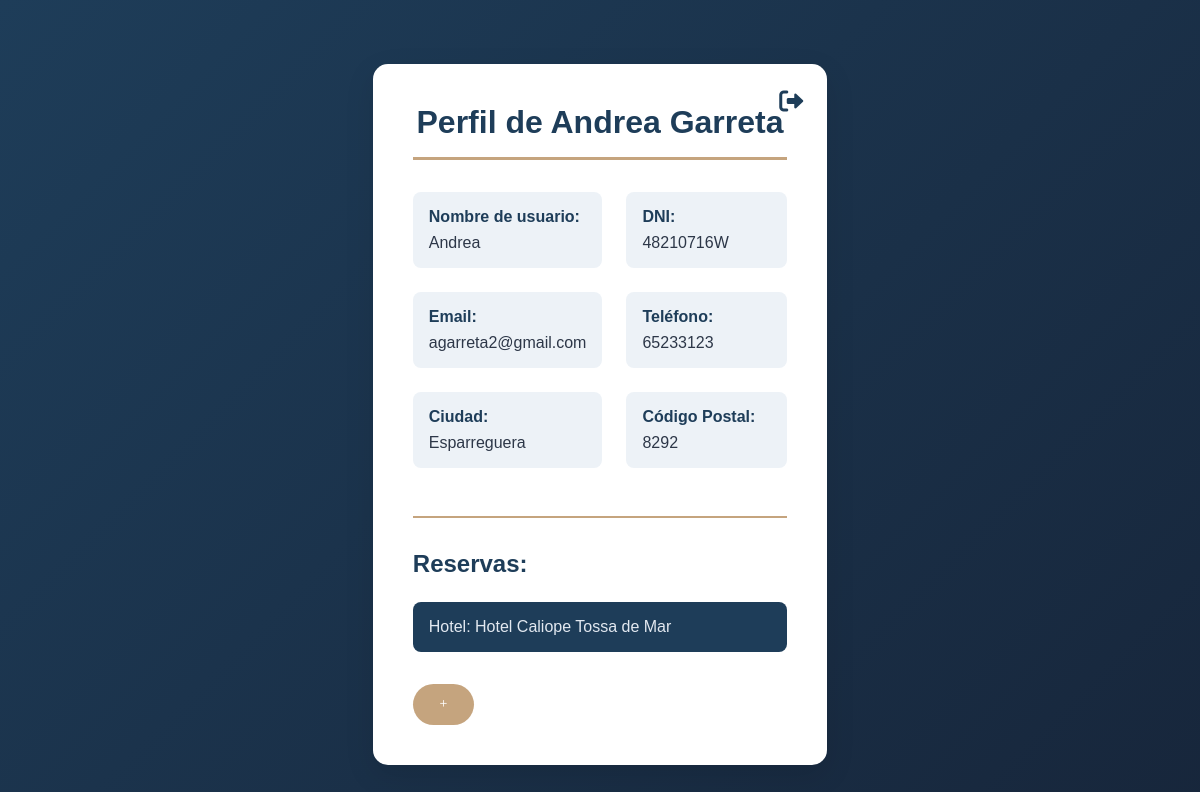
Page /vista/Clientes/perfil.php (signed in) on the committed database.
### tables this page shows
CREATE TABLE `Clients` (
  `Id_Client` int NOT NULL AUTO_INCREMENT,
  `Nom` char(15) DEFAULT NULL,
  `Cognom` varchar(45) DEFAULT NULL,
  `DNI` char(9) DEFAULT NULL,
  `CorreuElectronic` varchar(255) DEFAULT NULL,
  `Telefon` int DEFAULT NULL,
  `Usuari` char(20) DEFAULT NULL,
  `Password` char(255) DEFAULT NULL,
  `Id_Pais` int DEFAULT NULL,
  `Ciudad` varchar(45) DEFAULT NULL,
  `CodigoPostal` int DEFAULT NULL,
  `Id_Pago` int DEFAULT NULL,
  PRIMARY KEY (`Id_Client`),
  UNIQUE KEY `Usuari_UNIQUE` (`Usuari`),
  UNIQUE KEY `DNI_UNIQUE` (`DNI`),
  KEY `paisclient_idx` (`Id_Pais`),
  KEY `pagoClient_idx` (`Id_Pago`),
  CONSTRAINT `pagoClient` FOREIGN KEY (`Id_Pago`) REFERENCES `Pago` (`Id_Pago`),
  CONSTRAINT `paisclient` FOREIGN KEY (`Id_Pais`) REFERENCES `Pais` (`Id_Pais`)
);

CREATE TABLE `Reservas` (
  `Id_Reserva` int NOT NULL AUTO_INCREMENT,
  `Id_Cliente` int DEFAULT NULL,
  `Id_Habitacion` int DEFAULT NULL,
  `Id_Hotel` int DEFAULT NULL,
  `Id_Servicio` int DEFAULT NULL,
  `Id_Tarifa` int DEFAULT NULL,
  `Precio_Habitacion` decimal(10,0) DEFAULT NULL,
  `Precio_Actividad` decimal(10,0) DEFAULT NULL,
  `Precio_Tarifa` decimal(10,0) DEFAULT NULL,
  `Precio_Servicio` decimal(10,0) DEFAULT NULL,
  `Precio_Total` decimal(10,0) DEFAULT NULL,
  `Checkin` date NOT NULL,
  `Checkout` date NOT NULL,
  `Numero_Personas` int NOT NULL DEFAULT '1',
  `Id_Pais` varchar(45) DEFAULT NULL,
  `Estado` enum('Por pagar','Pagado','Cancelado') DEFAULT NULL,
  `FechaCancelacion` datetime DEFAULT NULL,
  `EstadoLlegada` enum('Llego','No llego') DEFAULT 'No llego',
  PRIMARY KEY (`Id_Reserva`),
  KEY `reservacliente_idx` (`Id_Cliente`),
  KEY `reservahabitacion_idx` (`Id_Habitacion`),
  KEY `reservahotel_idx` (`Id_Hotel`),
  KEY `reservaclient_idx` (`Id_Cliente`),
  KEY `reservahabita_idx` (`Id_Habitacion`),
  KEY `hotel_idx` (`Id_Hotel`),
  KEY `reservatarifa_idx` (`Id_Tarifa`),
  KEY `hotelreserv_idx` (`Id_Hotel`),
  KEY `client_idx` (`Id_Cliente`),
  KEY `habita_idx` (`Id_Habitacion`),
  KEY `tarifas_idx` (`Id_Tarifa`),
  KEY `precioHab_idx` (`Precio_Habitacion`),
  KEY `servicios_idx` (`Id_Servicio`),
  KEY `precioServ_idx` (`Precio_Servicio`),
  CONSTRAINT `client` FOREIGN KEY (`Id_Cliente`) REFERENCES `Clients` (`Id_Client`) ON DELETE CASCADE,
  CONSTRAINT `fk_habitacion` FOREIGN KEY (`Id_Habitacion`) REFERENCES `Habitaciones` (`Id_Habitaciones`) ON DELETE CASCADE,
  CONSTRAINT `fk_reservas_habitaciones` FOREIGN KEY (`Id_Habitacion`) REFERENCES `Habitaciones` (`Id_Habitaciones`) ON DELETE CASCADE,
  CONSTRAINT `habita` FOREIGN KEY (`Id_Habitacion`) REFERENCES `Habitaciones` (`Id_Habitaciones`) ON DELETE CASCADE,
  CONSTRAINT `hotelreserv` FOREIGN KEY (`Id_Hotel`) REFERENCES `Hotel` (`Id_Hotel`) ON DELETE CASCADE,
  CONSTRAINT `servicios` FOREIGN KEY (`Id_Servicio`) REFERENCES `Servicio` (`Id_Servicio`) ON DELETE CASCADE,
  CONSTRAINT `tarifas` FOREIGN KEY (`Id_Tarifa`) REFERENCES `Tarifa` (`Id_Tarifa`) ON DELETE CASCADE
);

CREATE TABLE `Hotel` (
  `Id_Hotel` int NOT NULL AUTO_INCREMENT,
  `Nombre` char(45) DEFAULT NULL,
  `CorreoElectronico` varchar(255) DEFAULT NULL,
  `Telefono` varchar(20) DEFAULT NULL,
  `Direccion` varchar(255) DEFAULT NULL,
  `CodigoPostal` int DEFAULT NULL,
  `Id_Pais` int DEFAULT NULL,
  `Ciudad` varchar(45) DEFAULT NULL,
  `Estrellas` int DEFAULT NULL,
  `Descripcion` varchar(500) DEFAULT NULL,
  `Imagen` varchar(255) DEFAULT NULL,
  PRIMARY KEY (`Id_Hotel`),
  KEY `paishotel_idx` (`Id_Pais`),
  CONSTRAINT `paishotel` FOREIGN KEY (`Id_Pais`) REFERENCES `Pais` (`Id_Pais`)
);

### modelo/clientesModelo/PerfilModelo.php (called while the page is built, shortened)
<?php
class PerfilModel {
    private $conn;
    public function __construct($db) {
        $this->conn = $db;
    }
    public function getProfile($userId) {
        $sql = "SELECT * FROM Clients WHERE Id_Client = ?";
        if ($stmt = $this->conn->prepare($sql)) {
            $stmt->bind_param("i", $userId);
            $stmt->execute();
            $result = $stmt->get_result();
            if ($user = $result->fetch_assoc()) {
                return $user;
            } else {
                return null;
            }
        }
        return null;
    }
    public function getReservations($clientId) {
        $sql = "
            SELECT r.*, h.Nombre
                FROM Reservas r
                JOIN Hotel h ON r.Id_Hotel = h.Id_Hotel
                WHERE r.Id_Cliente = ? AND (r.Estado != 'Cancelado' OR r.Estado IS NULL)
            ";
        if ($stmt = $this->conn->prepare($sql)) {
            $stmt->bind_param("i", $clientId);
            $stmt->execute();
            $result = $stmt->get_result();
            $reservations = [];
            while ($reservation = $result->fetch_assoc()) {
                $reservations[] = $reservation;
            }
            return $reservations;
        }
        return null;
    }
}
?>

### vista/Clientes/perfil.php (the view, shortened to what this page needs)
<?php
require_once __DIR__ . '/../../modelo/clientesModelo/PerfilModelo.php';
$db = new Database();
$conn = $db->getConnection();
$perfilModel = new PerfilModel($conn);
$userId = $_SESSION['user_id'];
$profile = $perfilModel->getProfile($userId);
$reservations = $perfilModel->getReservations($userId);
?>
<!DOCTYPE html>
<html lang="es">
<head>
    <link rel="stylesheet" href="../../static/css/InicioSesion.css">
    <link rel="stylesheet" href="https://cdn.jsdelivr.net/npm/bootstrap-icons@1.5.0/font/bootstrap-icons.css">
    <link rel="stylesheet" href="https://cdnjs.cloudflare.com/ajax/libs/font-awesome/6.0.0-beta3/css/all.min.css">
</head>
<body>
    <div class="profile-container">
        <a href="../index.php" class="icono-salida" title="Volver atrás">
            <i class="fas fa-sign-out-alt"></i>
        </a>
        <h1 class="profile-title">Perfil de <?php echo htmlspecialchars($profile['Nom']) . " " . htmlspecialchars($profile['Cognom']); ?></h1>
        <div class="profile-info">
            <p><strong>Nombre de usuario:</strong> <span class="profile-detail"><?php echo htmlspecialchars($profile['Usuari']); ?></span></p>
            <p><strong>DNI:</strong> <span class="profile-detail"><?php echo htmlspecialchars($profile['DNI']); ?></span></p>
            <p><strong>Email:</strong> <span class="profile-detail"><?php echo htmlspecialchars($profile['CorreuElectronic']); ?></span></p>
            <p><strong>Teléfono:</strong> <span class="profile-detail"><?php echo htmlspecialchars($profile['Telefon']); ?></span></p>
            <p><strong>Ciudad:</strong> <span class="profile-detail"><?php echo htmlspecialchars($profile['Ciudad']); ?></span></p>
            <p><strong>Código Postal:</strong> <span class="profile-detail"><?php echo htmlspecialchars($profile['CodigoPostal']); ?></span></p>
        </div>
        <div class="reservas-info">
            <h2>Reservas:</h2>
            <div class="reservas-principales">
                <?php
                if (isset($reservations) && !empty($reservations)) {
                    foreach ($reservations as $reservation) {
                        echo "<div class='reservation-button'>";
                        echo "<a href='../info_reserva.php?id=" . urlencode($reservation['Id_Reserva']) . "' class='btn-reserva'>";
                        echo "Hotel: " . htmlspecialchars($reservation['Nombre']);
                        echo "</a>";
                        echo "</div>";
                    }
                }
                ?>
            </div>
            <button id="show-more" class="btn-show btn-show-more">
                <i class="bi bi-plus"></i>
            </button>
        </div>
    </div>
</body>
</html>

### static/css/InicioSesion.css (style rules this page uses)
:root { --primary-blue: #003b5c; --secondary-blue: #005f87; --accent-gold: #c9a66b; --light-gray: #f5f5f5; --medium-gray: #e0e0e0; --dark-gray: #333333; --success-green: #4caf50; --primary-color: #2a3d66; --secondary-color: #5a8ecf; --accent-color: #d3ddff; --text-color: #333; --background-light: #f7f9fc; --transition-smooth: all 0.3s cubic-bezier(0.4, 0, 0.2, 1); --primary-blue: #1e3d59; --secondary-blue: #17263b; --accent-blue: #2c5282; --light-blue: #edf2f7; --gold: #c5a47e; --white: #ffffff; --text-dark: #2d3748; --text-light: #e2e8f0; }
* { margin: 0; padding: 0; box-sizing: border-box; font-family: 'Georgia', serif; }
body { display: flex; justify-content: center; align-items: center; min-height: 100vh; background-color: #F5F5F5; }
:root { --primary-blue: #1e3d59; --secondary-blue: #17263b; --accent-blue: #2c5282; --light-blue: #edf2f7; --gold: #c5a47e; --white: #ffffff; --text-dark: #2d3748; --text-light: #e2e8f0; --transition-smooth: all 0.3s cubic-bezier(0.4, 0, 0.2, 1); }
body { margin: 0; font-family: 'Arial', sans-serif; color: var(--text-dark); background: var(--white); min-height: 100vh; }
:root { --primary-blue: #003b5c; --secondary-blue: #005f87; --accent-gold: #c9a66b; --light-gray: #f5f5f5; --medium-gray: #e0e0e0; --dark-gray: #333333; --success-green: #4caf50; --text-dark: #2d3748; --text-light: #e2e8f0; --white: #ffffff; --light-blue: #edf2f7; --transition-smooth: all 0.3s cubic-bezier(0.4, 0, 0.2, 1); }
* { margin: 0; padding: 0; box-sizing: border-box; font-family: 'Arial', sans-serif; }
body { background: linear-gradient(135deg, var(--primary-blue) 0%, var(--secondary-blue) 100%); min-height: 100vh; display: flex; justify-content: center; align-items: center; padding: 2rem; }
body { background-color: var(--light-blue); color: var(--text-dark); }
.profile-container { width: 40%; margin: 2rem auto; padding: 2.5rem; background: var(--white); border-radius: 15px; box-shadow: 0 10px 30px rgba(0,0,0,0.1); position: relative; }
.icono-salida { position: absolute; top: 1.5rem; right: 1.5rem; color: var(--primary-blue); font-size: 1.5rem; transition: var(--transition-smooth); }
.profile-title { color: var(--primary-blue); border-bottom: 3px solid var(--gold); padding-bottom: 1rem; margin-bottom: 2rem; text-align: center; }
.profile-info { display: grid; grid-template-columns: repeat(2, 1fr); gap: 1.5rem; margin-bottom: 3rem; }
.profile-info p { margin: 0; padding: 1rem; background: var(--light-blue); border-radius: 8px; transition: var(--transition-smooth); }
.profile-info strong { color: var(--primary-blue); display: block; margin-bottom: 0.5rem; }
.reservas-info { border-top: 2px solid var(--gold); padding-top: 2rem; }
.reservas-info h2 { color: var(--primary-blue); margin-bottom: 1.5rem; }
.btn-reserva { display: block; padding: 1rem; background: var(--primary-blue); color: var(--text-light); border-radius: 8px; text-decoration: none; transition: var(--transition-smooth); margin-bottom: 1rem; }
.btn-show { background: var(--gold); color: var(--white); border: none; padding: 0.8rem 1.5rem; border-radius: 25px; margin-top: 1rem; transition: var(--transition-smooth); }

### rows in the picture
clients: Nom "Andrea", Cognom "Garreta", Usuari "Andrea", DNI "48210716W", CorreuElectronic "agarreta2@gmail.com", Telefon "65233123", Ciudad "Esparreguera", CodigoPostal "8292"
reservas: Id_Hotel.Nombre "Hotel Caliope Tossa de Mar"
